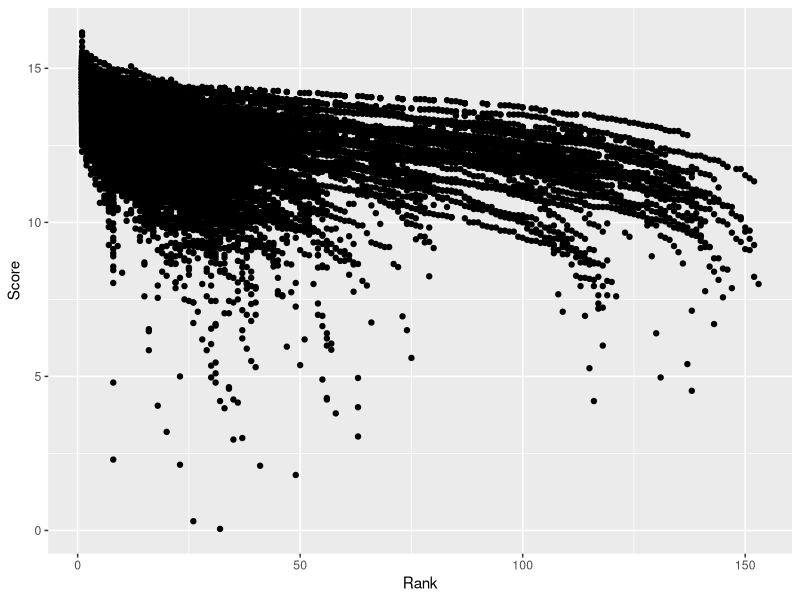
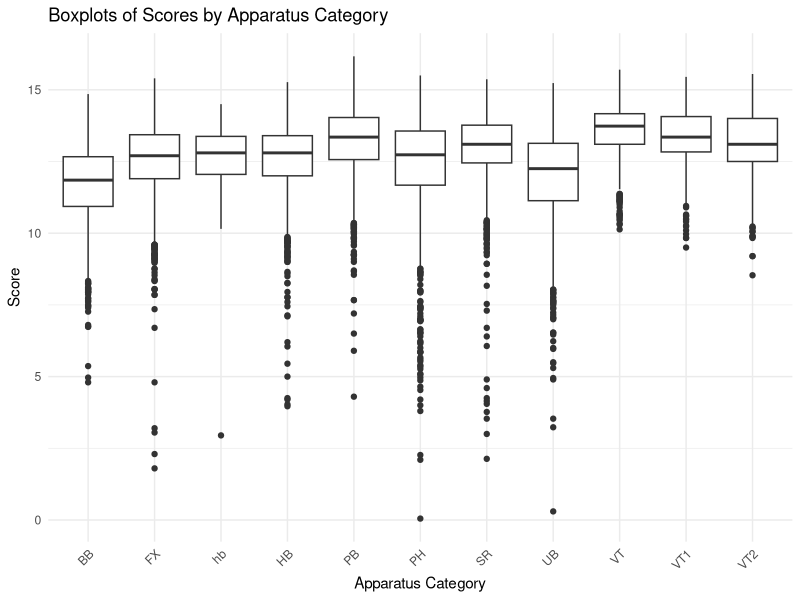

Generate these figures, in order, with R:
## ---- chunk 1
knitr::opts_chunk$set(echo = TRUE)
## ---- chunk 2
library(tidyverse)
## ---- chunk 3
data_23 = read.csv("Cleaned Data/modified_2023.csv")
## ---- chunk 4
summary(data_23)
## ---- chunk 5
# Count missing values in each column
missing_data <- data_23 %>% summarise_all(~sum(is.na(.)))
  
# View missing data summary
missing_data
## ---- chunk 6
# Scatter plot of Rank vs. Score
ggplot(data_23, aes(x = Rank, y = Score)) +
  geom_point() +
  labs(x = "Rank", y = "Score")
## ---- chunk 7
data_23 %>%
  group_by(Apparatus) %>%
  summarise(
    Avg_D_Score = mean(D_Score, na.rm = TRUE),
    Avg_E_Score = mean(E_Score, na.rm = TRUE),
    Avg_Score = mean(Score, na.rm = TRUE),
    Max_Score = max(Score)
  ) %>% arrange(Max_Score)
## ---- chunk 8
data_23 %>%
  ggplot(aes(x = Apparatus, y = Score)) +
  geom_boxplot() +
  labs(title = "Boxplots of Scores by Apparatus Category",
       x = "Apparatus Category",
       y = "Score") +
  theme_minimal() +
  theme(axis.text.x = element_text(angle = 45, hjust = 1))

## ---- chunk 9
# Example: Identify top 5 athletes with the highest scores
top_athletes <- data_23 %>%
  arrange(desc(Score))

# View the top athletes
top_athletes
  #%>%  filter(Country == "USA")
